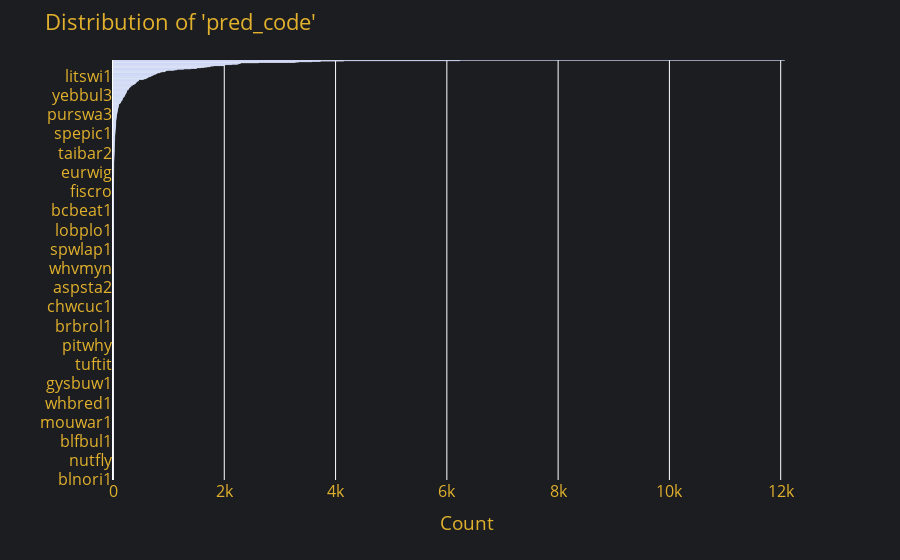

The cell this chart's notebook holds for it:
### Code cell
cat_feature_dist(bird_preds_df, 'pred_code')

### Figure 1 — Plotly figure (JSON) as saved in the notebook; plotly's stock layout.template omitted (floating-point values rounded to 4 significant figures; data arrays with more than 128 entries replaced by an {"elided": "..."} marker saying what was removed)
{"data": [{"alignmentgroup": "True", "hovertemplate": "x=%{x}<br>y=%{y}<extra></extra>", "legendgroup": "", "marker": {"color": "#636efa", "pattern": {"shape": ""}}, "name": "", "offsetgroup": "", "orientation": "h", "showlegend": false, "textposition": "auto", "type": "bar", "x": {"elided": "1180 int values"}, "xaxis": "x", "y": {"elided": "1180 str values"}, "yaxis": "y"}], "layout": {"autosize": true, "barmode": "group", "font": {"color": "#E1B12D", "size": 16}, "legend": {"tracegroupgap": 0}, "margin": {"t": 60}, "paper_bgcolor": "#1C1D20", "plot_bgcolor": "#1C1D20", "showlegend": false, "title": {"text": "Distribution of 'pred_code'"}, "xaxis": {"anchor": "y", "autorange": true, "domain": [0, 1], "range": [0, 12710.0], "title": {"text": "Count"}, "type": "linear"}, "yaxis": {"anchor": "x", "autorange": true, "domain": [0, 1], "range": [-0.5, 1180.0], "title": {"text": ""}, "type": "category"}}}
